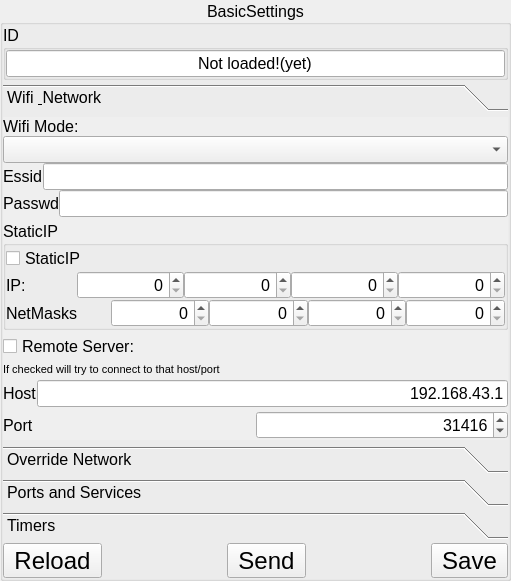
<?xml version="1.0" encoding="UTF-8"?>
<ui version="4.0">
 <class>editBasicSettingsGroupBox</class>
 <widget class="QGroupBox" name="editBasicSettingsGroupBox">
  <property name="geometry">
   <rect>
    <x>0</x>
    <y>0</y>
    <width>511</width>
    <height>581</height>
   </rect>
  </property>
  <property name="font">
   <font>
    <pointsize>12</pointsize>
   </font>
  </property>
  <property name="windowTitle">
   <string>GroupBox</string>
  </property>
  <property name="title">
   <string>BasicSettings</string>
  </property>
  <property name="alignment">
   <set>Qt::AlignCenter</set>
  </property>
  <property name="flat">
   <bool>false</bool>
  </property>
  <property name="checkable">
   <bool>false</bool>
  </property>
  <layout class="QVBoxLayout" name="verticalLayout_4">
   <property name="spacing">
    <number>4</number>
   </property>
   <property name="leftMargin">
    <number>0</number>
   </property>
   <property name="topMargin">
    <number>0</number>
   </property>
   <property name="rightMargin">
    <number>0</number>
   </property>
   <property name="bottomMargin">
    <number>0</number>
   </property>
   <item>
    <widget class="QGroupBox" name="gbID">
     <property name="title">
      <string>ID</string>
     </property>
     <layout class="QVBoxLayout" name="verticalLayout_9">
      <property name="spacing">
       <number>0</number>
      </property>
      <property name="leftMargin">
       <number>0</number>
      </property>
      <property name="topMargin">
       <number>0</number>
      </property>
      <property name="rightMargin">
       <number>0</number>
      </property>
      <property name="bottomMargin">
       <number>0</number>
      </property>
      <item>
       <widget class="QLineEdit" name="editID">
        <property name="text">
         <string>Not loaded!(yet)</string>
        </property>
        <property name="maxLength">
         <number>20</number>
        </property>
        <property name="alignment">
         <set>Qt::AlignCenter</set>
        </property>
       </widget>
      </item>
     </layout>
    </widget>
   </item>
   <item>
    <widget class="QToolBox" name="toolBox">
     <property name="currentIndex">
      <number>0</number>
     </property>
     <widget class="QWidget" name="page">
      <property name="geometry">
       <rect>
        <x>0</x>
        <y>0</y>
        <width>491</width>
        <height>341</height>
       </rect>
      </property>
      <attribute name="label">
       <string>Wifi &amp; Network</string>
      </attribute>
      <layout class="QVBoxLayout" name="verticalLayout_10">
       <property name="spacing">
        <number>4</number>
       </property>
       <property name="leftMargin">
        <number>0</number>
       </property>
       <property name="topMargin">
        <number>0</number>
       </property>
       <property name="rightMargin">
        <number>0</number>
       </property>
       <property name="bottomMargin">
        <number>0</number>
       </property>
       <item>
        <layout class="QVBoxLayout" name="verticalLayout_7">
         <property name="spacing">
          <number>0</number>
         </property>
         <item>
          <widget class="QLabel" name="label_9">
           <property name="text">
            <string>Wifi Mode:</string>
           </property>
          </widget>
         </item>
         <item>
          <widget class="QComboBox" name="comboWifiMode"/>
         </item>
         <item>
          <layout class="QHBoxLayout" name="horizontalLayout_22">
           <property name="spacing">
            <number>0</number>
           </property>
           <item>
            <widget class="QLabel" name="label_20">
             <property name="text">
              <string>Essid</string>
             </property>
            </widget>
           </item>
           <item>
            <widget class="QLineEdit" name="editEssid">
             <property name="maxLength">
              <number>20</number>
             </property>
            </widget>
           </item>
          </layout>
         </item>
         <item>
          <layout class="QHBoxLayout" name="horizontalLayout_23">
           <property name="spacing">
            <number>0</number>
           </property>
           <item>
            <widget class="QLabel" name="label_21">
             <property name="text">
              <string>Passwd</string>
             </property>
            </widget>
           </item>
           <item>
            <widget class="QLineEdit" name="editPasswd">
             <property name="maxLength">
              <number>20</number>
             </property>
            </widget>
           </item>
          </layout>
         </item>
        </layout>
       </item>
       <item>
        <widget class="QGroupBox" name="groupBox">
         <property name="title">
          <string>StaticIP</string>
         </property>
         <layout class="QVBoxLayout" name="verticalLayout">
          <property name="spacing">
           <number>0</number>
          </property>
          <property name="leftMargin">
           <number>0</number>
          </property>
          <property name="topMargin">
           <number>0</number>
          </property>
          <property name="rightMargin">
           <number>0</number>
          </property>
          <property name="bottomMargin">
           <number>0</number>
          </property>
          <item>
           <widget class="QCheckBox" name="checkStaticIP">
            <property name="text">
             <string>StaticIP</string>
            </property>
           </widget>
          </item>
          <item>
           <layout class="QHBoxLayout" name="horizontalLayout_2" stretch="1,1,3,3,3,3">
            <property name="spacing">
             <number>0</number>
            </property>
            <item>
             <widget class="QLabel" name="label">
              <property name="text">
               <string>IP:</string>
              </property>
             </widget>
            </item>
            <item>
             <spacer name="horizontalSpacer">
              <property name="orientation">
               <enum>Qt::Horizontal</enum>
              </property>
              <property name="sizeHint" stdset="0">
               <size>
                <width>40</width>
                <height>20</height>
               </size>
              </property>
             </spacer>
            </item>
            <item>
             <widget class="QSpinBox" name="spinIP0">
              <property name="minimumSize">
               <size>
                <width>50</width>
                <height>0</height>
               </size>
              </property>
              <property name="layoutDirection">
               <enum>Qt::LeftToRight</enum>
              </property>
              <property name="alignment">
               <set>Qt::AlignRight|Qt::AlignTrailing|Qt::AlignVCenter</set>
              </property>
              <property name="accelerated">
               <bool>true</bool>
              </property>
              <property name="maximum">
               <number>255</number>
              </property>
             </widget>
            </item>
            <item>
             <widget class="QSpinBox" name="spinIP1">
              <property name="layoutDirection">
               <enum>Qt::LeftToRight</enum>
              </property>
              <property name="alignment">
               <set>Qt::AlignRight|Qt::AlignTrailing|Qt::AlignVCenter</set>
              </property>
              <property name="accelerated">
               <bool>true</bool>
              </property>
              <property name="maximum">
               <number>255</number>
              </property>
             </widget>
            </item>
            <item>
             <widget class="QSpinBox" name="spinIP2">
              <property name="layoutDirection">
               <enum>Qt::LeftToRight</enum>
              </property>
              <property name="alignment">
               <set>Qt::AlignRight|Qt::AlignTrailing|Qt::AlignVCenter</set>
              </property>
              <property name="accelerated">
               <bool>true</bool>
              </property>
              <property name="maximum">
               <number>255</number>
              </property>
             </widget>
            </item>
            <item>
             <widget class="QSpinBox" name="spinIP3">
              <property name="layoutDirection">
               <enum>Qt::LeftToRight</enum>
              </property>
              <property name="alignment">
               <set>Qt::AlignRight|Qt::AlignTrailing|Qt::AlignVCenter</set>
              </property>
              <property name="accelerated">
               <bool>true</bool>
              </property>
              <property name="maximum">
               <number>255</number>
              </property>
             </widget>
            </item>
           </layout>
          </item>
          <item>
           <layout class="QHBoxLayout" name="horizontalLayout_3" stretch="2,1,3,3,3,3">
            <property name="spacing">
             <number>0</number>
            </property>
            <item>
             <widget class="QLabel" name="label_5">
              <property name="text">
               <string>NetMasks</string>
              </property>
             </widget>
            </item>
            <item>
             <spacer name="horizontalSpacer_2">
              <property name="orientation">
               <enum>Qt::Horizontal</enum>
              </property>
              <property name="sizeHint" stdset="0">
               <size>
                <width>40</width>
                <height>20</height>
               </size>
              </property>
             </spacer>
            </item>
            <item>
             <widget class="QSpinBox" name="spinNetMaks0">
              <property name="layoutDirection">
               <enum>Qt::LeftToRight</enum>
              </property>
              <property name="alignment">
               <set>Qt::AlignRight|Qt::AlignTrailing|Qt::AlignVCenter</set>
              </property>
              <property name="accelerated">
               <bool>true</bool>
              </property>
              <property name="maximum">
               <number>255</number>
              </property>
             </widget>
            </item>
            <item>
             <widget class="QSpinBox" name="spinNetMaks1">
              <property name="layoutDirection">
               <enum>Qt::LeftToRight</enum>
              </property>
              <property name="alignment">
               <set>Qt::AlignRight|Qt::AlignTrailing|Qt::AlignVCenter</set>
              </property>
              <property name="accelerated">
               <bool>true</bool>
              </property>
              <property name="maximum">
               <number>255</number>
              </property>
             </widget>
            </item>
            <item>
             <widget class="QSpinBox" name="spinNetMaks2">
              <property name="layoutDirection">
               <enum>Qt::LeftToRight</enum>
              </property>
              <property name="alignment">
               <set>Qt::AlignRight|Qt::AlignTrailing|Qt::AlignVCenter</set>
              </property>
              <property name="accelerated">
               <bool>true</bool>
              </property>
              <property name="maximum">
               <number>255</number>
              </property>
             </widget>
            </item>
            <item>
             <widget class="QSpinBox" name="spinNetMaks3">
              <property name="layoutDirection">
               <enum>Qt::LeftToRight</enum>
              </property>
              <property name="alignment">
               <set>Qt::AlignRight|Qt::AlignTrailing|Qt::AlignVCenter</set>
              </property>
              <property name="accelerated">
               <bool>true</bool>
              </property>
              <property name="maximum">
               <number>255</number>
              </property>
             </widget>
            </item>
           </layout>
          </item>
         </layout>
        </widget>
       </item>
       <item>
        <widget class="QCheckBox" name="checkremoteEnabled">
         <property name="text">
          <string>Remote Server:</string>
         </property>
        </widget>
       </item>
       <item>
        <widget class="QLabel" name="label_13">
         <property name="font">
          <font>
           <pointsize>8</pointsize>
          </font>
         </property>
         <property name="text">
          <string>If checked will try to connect to that host/port</string>
         </property>
        </widget>
       </item>
       <item>
        <layout class="QHBoxLayout" name="horizontalLayout_34">
         <property name="spacing">
          <number>0</number>
         </property>
         <item>
          <widget class="QLabel" name="label_29">
           <property name="text">
            <string>Host</string>
           </property>
          </widget>
         </item>
         <item>
          <widget class="QLineEdit" name="editRemoteHost">
           <property name="text">
            <string>192.168.43.1</string>
           </property>
           <property name="maxLength">
            <number>20</number>
           </property>
           <property name="alignment">
            <set>Qt::AlignRight|Qt::AlignTrailing|Qt::AlignVCenter</set>
           </property>
          </widget>
         </item>
        </layout>
       </item>
       <item>
        <layout class="QHBoxLayout" name="horizontalLayout_28">
         <property name="spacing">
          <number>0</number>
         </property>
         <item>
          <widget class="QLabel" name="label_30">
           <property name="text">
            <string>Port</string>
           </property>
          </widget>
         </item>
         <item>
          <widget class="QSpinBox" name="spinRemotePort">
           <property name="alignment">
            <set>Qt::AlignRight|Qt::AlignTrailing|Qt::AlignVCenter</set>
           </property>
           <property name="minimum">
            <number>100</number>
           </property>
           <property name="maximum">
            <number>65536</number>
           </property>
           <property name="value">
            <number>31416</number>
           </property>
          </widget>
         </item>
        </layout>
       </item>
       <item>
        <spacer name="verticalSpacer">
         <property name="orientation">
          <enum>Qt::Vertical</enum>
         </property>
         <property name="sizeHint" stdset="0">
          <size>
           <width>20</width>
           <height>9</height>
          </size>
         </property>
        </spacer>
       </item>
      </layout>
     </widget>
     <widget class="QWidget" name="page_2">
      <property name="geometry">
       <rect>
        <x>0</x>
        <y>0</y>
        <width>505</width>
        <height>320</height>
       </rect>
      </property>
      <attribute name="label">
       <string>Override Network</string>
      </attribute>
      <layout class="QVBoxLayout" name="verticalLayout_2">
       <property name="spacing">
        <number>4</number>
       </property>
       <property name="leftMargin">
        <number>0</number>
       </property>
       <property name="topMargin">
        <number>0</number>
       </property>
       <property name="rightMargin">
        <number>0</number>
       </property>
       <property name="bottomMargin">
        <number>0</number>
       </property>
       <item>
        <widget class="QCheckBox" name="checkAllowOverride">
         <property name="text">
          <string>Allow Override Network</string>
         </property>
        </widget>
       </item>
       <item>
        <widget class="QLabel" name="label_10">
         <property name="font">
          <font>
           <pointsize>8</pointsize>
          </font>
         </property>
         <property name="text">
          <string>Looks for this network on boot, if present</string>
         </property>
        </widget>
       </item>
       <item>
        <widget class="QLabel" name="label_12">
         <property name="font">
          <font>
           <pointsize>8</pointsize>
          </font>
         </property>
         <property name="text">
          <string>if present it connects to it and ignores the above config</string>
         </property>
        </widget>
       </item>
       <item>
        <layout class="QHBoxLayout" name="horizontalLayout_24">
         <property name="spacing">
          <number>0</number>
         </property>
         <item>
          <widget class="QLabel" name="label_22">
           <property name="text">
            <string>O_Essid</string>
           </property>
          </widget>
         </item>
         <item>
          <widget class="QLineEdit" name="editOEssid">
           <property name="maxLength">
            <number>20</number>
           </property>
          </widget>
         </item>
        </layout>
       </item>
       <item>
        <layout class="QHBoxLayout" name="horizontalLayout_25">
         <property name="spacing">
          <number>0</number>
         </property>
         <item>
          <widget class="QLabel" name="label_23">
           <property name="text">
            <string>O_Passwd</string>
           </property>
          </widget>
         </item>
         <item>
          <widget class="QLineEdit" name="editOPasswd">
           <property name="maxLength">
            <number>20</number>
           </property>
          </widget>
         </item>
        </layout>
       </item>
       <item>
        <widget class="QCheckBox" name="checkOremoteEnabled">
         <property name="text">
          <string>Remote Server</string>
         </property>
        </widget>
       </item>
       <item>
        <widget class="QLabel" name="label_11">
         <property name="font">
          <font>
           <pointsize>8</pointsize>
          </font>
         </property>
         <property name="text">
          <string>If checked will try to connect to that host/port</string>
         </property>
        </widget>
       </item>
       <item>
        <layout class="QHBoxLayout" name="horizontalLayout_29">
         <property name="spacing">
          <number>0</number>
         </property>
         <item>
          <widget class="QLabel" name="label_24">
           <property name="text">
            <string>Host</string>
           </property>
          </widget>
         </item>
         <item>
          <widget class="QLineEdit" name="editORemoteHost">
           <property name="text">
            <string>192.168.43.1</string>
           </property>
           <property name="maxLength">
            <number>20</number>
           </property>
           <property name="alignment">
            <set>Qt::AlignRight|Qt::AlignTrailing|Qt::AlignVCenter</set>
           </property>
          </widget>
         </item>
        </layout>
       </item>
       <item>
        <layout class="QHBoxLayout" name="horizontalLayout_27">
         <property name="spacing">
          <number>0</number>
         </property>
         <item>
          <widget class="QLabel" name="label_25">
           <property name="text">
            <string>Port</string>
           </property>
          </widget>
         </item>
         <item>
          <widget class="QSpinBox" name="spinORemotePort">
           <property name="alignment">
            <set>Qt::AlignRight|Qt::AlignTrailing|Qt::AlignVCenter</set>
           </property>
           <property name="minimum">
            <number>100</number>
           </property>
           <property name="maximum">
            <number>65536</number>
           </property>
           <property name="value">
            <number>31416</number>
           </property>
          </widget>
         </item>
        </layout>
       </item>
       <item>
        <spacer name="verticalSpacer_2">
         <property name="orientation">
          <enum>Qt::Vertical</enum>
         </property>
         <property name="sizeHint" stdset="0">
          <size>
           <width>20</width>
           <height>40</height>
          </size>
         </property>
        </spacer>
       </item>
      </layout>
     </widget>
     <widget class="QWidget" name="page_4">
      <attribute name="label">
       <string>Ports and Services</string>
      </attribute>
      <layout class="QVBoxLayout" name="verticalLayout_3">
       <property name="spacing">
        <number>4</number>
       </property>
       <property name="leftMargin">
        <number>0</number>
       </property>
       <property name="topMargin">
        <number>0</number>
       </property>
       <property name="rightMargin">
        <number>0</number>
       </property>
       <property name="bottomMargin">
        <number>0</number>
       </property>
       <item>
        <widget class="QCheckBox" name="checkTCPCLientEnabled">
         <property name="text">
          <string>LocalTcpClient</string>
         </property>
        </widget>
       </item>
       <item>
        <layout class="QHBoxLayout" name="horizontalLayout_31">
         <property name="spacing">
          <number>0</number>
         </property>
         <item>
          <widget class="QLabel" name="label_27">
           <property name="text">
            <string>LocalTcp Port</string>
           </property>
          </widget>
         </item>
         <item>
          <widget class="QSpinBox" name="spinLocalPort">
           <property name="alignment">
            <set>Qt::AlignRight|Qt::AlignTrailing|Qt::AlignVCenter</set>
           </property>
           <property name="buttonSymbols">
            <enum>QAbstractSpinBox::UpDownArrows</enum>
           </property>
           <property name="minimum">
            <number>1000</number>
           </property>
           <property name="maximum">
            <number>65356</number>
           </property>
           <property name="singleStep">
            <number>1</number>
           </property>
           <property name="value">
            <number>31416</number>
           </property>
          </widget>
         </item>
        </layout>
       </item>
       <item>
        <widget class="QCheckBox" name="checkSerialClient">
         <property name="text">
          <string>Serial Client</string>
         </property>
        </widget>
       </item>
       <item>
        <widget class="QCheckBox" name="checkMdnsEnabled">
         <property name="text">
          <string>MDNS</string>
         </property>
        </widget>
       </item>
       <item>
        <widget class="QCheckBox" name="checkHttpServerEnabled">
         <property name="text">
          <string>HttpServer</string>
         </property>
        </widget>
       </item>
       <item>
        <layout class="QHBoxLayout" name="horizontalLayout_33">
         <property name="spacing">
          <number>0</number>
         </property>
         <item>
          <widget class="QLabel" name="label_28">
           <property name="text">
            <string>Http Server Port</string>
           </property>
          </widget>
         </item>
         <item>
          <widget class="QSpinBox" name="spinHttpPort">
           <property name="alignment">
            <set>Qt::AlignRight|Qt::AlignTrailing|Qt::AlignVCenter</set>
           </property>
           <property name="buttonSymbols">
            <enum>QAbstractSpinBox::UpDownArrows</enum>
           </property>
           <property name="minimum">
            <number>0</number>
           </property>
           <property name="maximum">
            <number>65356</number>
           </property>
           <property name="singleStep">
            <number>1</number>
           </property>
           <property name="value">
            <number>80</number>
           </property>
          </widget>
         </item>
        </layout>
       </item>
       <item>
        <widget class="QCheckBox" name="checkHttpUpdateEnabled">
         <property name="text">
          <string>HttpUpdater</string>
         </property>
        </widget>
       </item>
       <item>
        <layout class="QHBoxLayout" name="horizontalLayout_30">
         <property name="spacing">
          <number>0</number>
         </property>
         <item>
          <widget class="QLabel" name="label_26">
           <property name="text">
            <string>HttpUpdater Port</string>
           </property>
          </widget>
         </item>
         <item>
          <widget class="QSpinBox" name="spinHttpUpdaterPort">
           <property name="alignment">
            <set>Qt::AlignRight|Qt::AlignTrailing|Qt::AlignVCenter</set>
           </property>
           <property name="buttonSymbols">
            <enum>QAbstractSpinBox::UpDownArrows</enum>
           </property>
           <property name="minimum">
            <number>1000</number>
           </property>
           <property name="maximum">
            <number>65356</number>
           </property>
           <property name="singleStep">
            <number>1</number>
           </property>
           <property name="value">
            <number>8080</number>
           </property>
          </widget>
         </item>
        </layout>
       </item>
       <item>
        <spacer name="verticalSpacer_3">
         <property name="orientation">
          <enum>Qt::Vertical</enum>
         </property>
         <property name="sizeHint" stdset="0">
          <size>
           <width>20</width>
           <height>40</height>
          </size>
         </property>
        </spacer>
       </item>
      </layout>
     </widget>
     <widget class="QWidget" name="page_3">
      <attribute name="label">
       <string>Timers</string>
      </attribute>
      <layout class="QVBoxLayout" name="verticalLayout_5">
       <property name="spacing">
        <number>4</number>
       </property>
       <property name="leftMargin">
        <number>0</number>
       </property>
       <property name="topMargin">
        <number>0</number>
       </property>
       <property name="rightMargin">
        <number>0</number>
       </property>
       <property name="bottomMargin">
        <number>0</number>
       </property>
       <item>
        <layout class="QHBoxLayout" name="horizontalLayout_21">
         <property name="spacing">
          <number>0</number>
         </property>
         <item>
          <widget class="QLabel" name="label_19">
           <property name="text">
            <string>Watchdog Time</string>
           </property>
          </widget>
         </item>
         <item>
          <widget class="QSpinBox" name="spinWatchdog">
           <property name="alignment">
            <set>Qt::AlignRight|Qt::AlignTrailing|Qt::AlignVCenter</set>
           </property>
           <property name="buttonSymbols">
            <enum>QAbstractSpinBox::UpDownArrows</enum>
           </property>
           <property name="maximum">
            <number>30000</number>
           </property>
           <property name="singleStep">
            <number>100</number>
           </property>
          </widget>
         </item>
        </layout>
       </item>
       <item>
        <layout class="QHBoxLayout" name="horizontalLayout_20">
         <property name="spacing">
          <number>0</number>
         </property>
         <item>
          <widget class="QLabel" name="label_18">
           <property name="text">
            <string>Delay Time</string>
           </property>
          </widget>
         </item>
         <item>
          <widget class="QSpinBox" name="spinDelayTime">
           <property name="alignment">
            <set>Qt::AlignRight|Qt::AlignTrailing|Qt::AlignVCenter</set>
           </property>
           <property name="buttonSymbols">
            <enum>QAbstractSpinBox::UpDownArrows</enum>
           </property>
           <property name="maximum">
            <number>2000</number>
           </property>
          </widget>
         </item>
        </layout>
       </item>
       <item>
        <layout class="QHBoxLayout" name="horizontalLayout_35">
         <property name="spacing">
          <number>0</number>
         </property>
         <item>
          <widget class="QLabel" name="label_32">
           <property name="text">
            <string>HfTimer</string>
           </property>
          </widget>
         </item>
         <item>
          <widget class="QSpinBox" name="spinHfTimer">
           <property name="alignment">
            <set>Qt::AlignRight|Qt::AlignTrailing|Qt::AlignVCenter</set>
           </property>
           <property name="buttonSymbols">
            <enum>QAbstractSpinBox::UpDownArrows</enum>
           </property>
           <property name="maximum">
            <number>2000</number>
           </property>
          </widget>
         </item>
        </layout>
       </item>
       <item>
        <layout class="QHBoxLayout" name="horizontalLayout_26">
         <property name="spacing">
          <number>0</number>
         </property>
         <item>
          <widget class="QLabel" name="label_31">
           <property name="text">
            <string>MfTimer</string>
           </property>
          </widget>
         </item>
         <item>
          <widget class="QSpinBox" name="spinMfTimer">
           <property name="alignment">
            <set>Qt::AlignRight|Qt::AlignTrailing|Qt::AlignVCenter</set>
           </property>
           <property name="buttonSymbols">
            <enum>QAbstractSpinBox::UpDownArrows</enum>
           </property>
           <property name="maximum">
            <number>2000</number>
           </property>
          </widget>
         </item>
        </layout>
       </item>
       <item>
        <layout class="QHBoxLayout" name="horizontalLayout_36">
         <property name="spacing">
          <number>0</number>
         </property>
         <item>
          <widget class="QLabel" name="label_33">
           <property name="text">
            <string>LfTimer</string>
           </property>
          </widget>
         </item>
         <item>
          <widget class="QSpinBox" name="spinLfTimer">
           <property name="alignment">
            <set>Qt::AlignRight|Qt::AlignTrailing|Qt::AlignVCenter</set>
           </property>
           <property name="buttonSymbols">
            <enum>QAbstractSpinBox::UpDownArrows</enum>
           </property>
           <property name="maximum">
            <number>2000</number>
           </property>
          </widget>
         </item>
        </layout>
       </item>
       <item>
        <spacer name="verticalSpacer_4">
         <property name="orientation">
          <enum>Qt::Vertical</enum>
         </property>
         <property name="sizeHint" stdset="0">
          <size>
           <width>20</width>
           <height>40</height>
          </size>
         </property>
        </spacer>
       </item>
      </layout>
     </widget>
    </widget>
   </item>
   <item>
    <layout class="QHBoxLayout" name="horizontalLayout">
     <property name="spacing">
      <number>0</number>
     </property>
     <item>
      <widget class="QToolButton" name="btnReload">
       <property name="font">
        <font>
         <pointsize>18</pointsize>
        </font>
       </property>
       <property name="text">
        <string>Reload</string>
       </property>
       <property name="iconSize">
        <size>
         <width>32</width>
         <height>32</height>
        </size>
       </property>
      </widget>
     </item>
     <item>
      <spacer name="horizontalSpacer_3">
       <property name="orientation">
        <enum>Qt::Horizontal</enum>
       </property>
       <property name="sizeHint" stdset="0">
        <size>
         <width>40</width>
         <height>20</height>
        </size>
       </property>
      </spacer>
     </item>
     <item>
      <widget class="QToolButton" name="btnSend">
       <property name="font">
        <font>
         <pointsize>18</pointsize>
        </font>
       </property>
       <property name="text">
        <string>Send</string>
       </property>
       <property name="iconSize">
        <size>
         <width>32</width>
         <height>32</height>
        </size>
       </property>
      </widget>
     </item>
     <item>
      <spacer name="horizontalSpacer_4">
       <property name="orientation">
        <enum>Qt::Horizontal</enum>
       </property>
       <property name="sizeHint" stdset="0">
        <size>
         <width>40</width>
         <height>20</height>
        </size>
       </property>
      </spacer>
     </item>
     <item>
      <widget class="QToolButton" name="btnSave">
       <property name="font">
        <font>
         <pointsize>18</pointsize>
        </font>
       </property>
       <property name="text">
        <string>Save</string>
       </property>
       <property name="iconSize">
        <size>
         <width>32</width>
         <height>32</height>
        </size>
       </property>
      </widget>
     </item>
    </layout>
   </item>
  </layout>
 </widget>
 <resources/>
 <connections/>
</ui>
